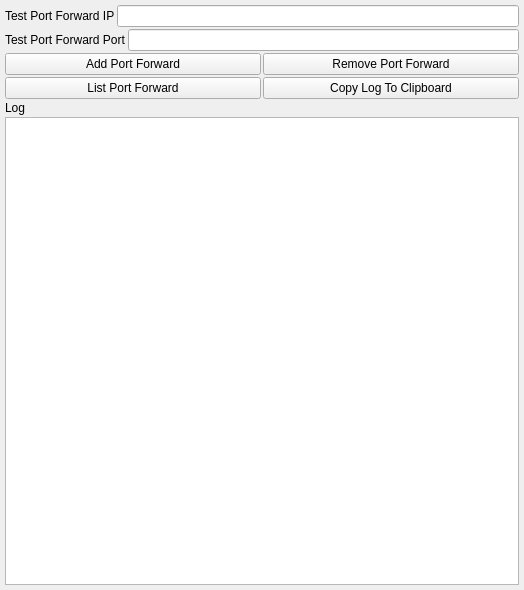
<?xml version="1.0" encoding="UTF-8"?>
<ui version="4.0">
 <class>AppletTestUpnpUi</class>
 <widget class="QWidget" name="AppletTestUpnpUi">
  <property name="geometry">
   <rect>
    <x>0</x>
    <y>0</y>
    <width>524</width>
    <height>590</height>
   </rect>
  </property>
  <property name="sizePolicy">
   <sizepolicy hsizetype="Expanding" vsizetype="Expanding">
    <horstretch>0</horstretch>
    <verstretch>0</verstretch>
   </sizepolicy>
  </property>
  <property name="minimumSize">
   <size>
    <width>0</width>
    <height>0</height>
   </size>
  </property>
  <property name="maximumSize">
   <size>
    <width>16777215</width>
    <height>16777215</height>
   </size>
  </property>
  <property name="windowTitle">
   <string>Test UPNP Port Forward</string>
  </property>
  <layout class="QVBoxLayout" name="verticalLayout">
   <property name="spacing">
    <number>2</number>
   </property>
   <property name="leftMargin">
    <number>5</number>
   </property>
   <property name="topMargin">
    <number>5</number>
   </property>
   <property name="rightMargin">
    <number>5</number>
   </property>
   <property name="bottomMargin">
    <number>5</number>
   </property>
   <item>
    <layout class="QHBoxLayout" name="horizontalLayout_4">
     <item>
      <widget class="QLabel" name="label_3">
       <property name="text">
        <string>Test Port Forward IP</string>
       </property>
      </widget>
     </item>
     <item>
      <widget class="QLineEdit" name="m_IpEdit"/>
     </item>
    </layout>
   </item>
   <item>
    <layout class="QHBoxLayout" name="horizontalLayout_5">
     <item>
      <widget class="QLabel" name="label_4">
       <property name="sizePolicy">
        <sizepolicy hsizetype="Minimum" vsizetype="Preferred">
         <horstretch>0</horstretch>
         <verstretch>0</verstretch>
        </sizepolicy>
       </property>
       <property name="text">
        <string>Test Port Forward Port</string>
       </property>
      </widget>
     </item>
     <item>
      <widget class="QLineEdit" name="m_PortEdit"/>
     </item>
    </layout>
   </item>
   <item>
    <layout class="QHBoxLayout" name="horizontalLayout">
     <item>
      <widget class="QPushButton" name="m_AddPortForwardButton">
       <property name="text">
        <string>Add Port Forward</string>
       </property>
      </widget>
     </item>
     <item>
      <widget class="QPushButton" name="m_RemovePortForwardButton">
       <property name="text">
        <string>Remove Port Forward</string>
       </property>
      </widget>
     </item>
    </layout>
   </item>
   <item>
    <layout class="QHBoxLayout" name="horizontalLayout_6">
     <item>
      <widget class="QPushButton" name="m_ListPortForwardButton">
       <property name="text">
        <string>List Port Forward</string>
       </property>
      </widget>
     </item>
     <item>
      <widget class="QPushButton" name="m_CopyLogToClipboardButton">
       <property name="text">
        <string>Copy Log To Clipboard</string>
       </property>
      </widget>
     </item>
    </layout>
   </item>
   <item>
    <widget class="QLabel" name="label_5">
     <property name="text">
      <string>Log</string>
     </property>
    </widget>
   </item>
   <item>
    <widget class="QPlainTextEdit" name="m_LogPlainTextEdit"/>
   </item>
  </layout>
 </widget>
 <resources/>
 <connections/>
</ui>
